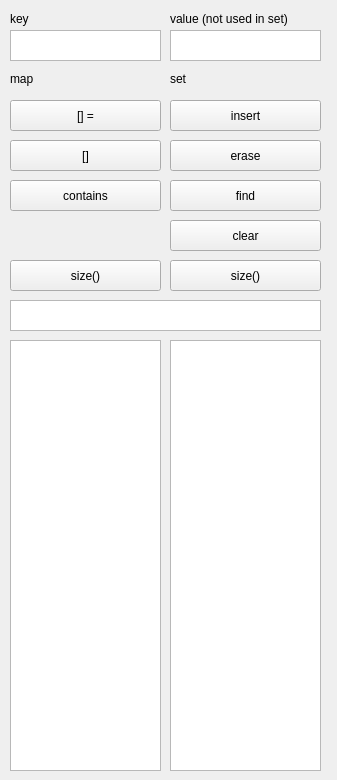
<?xml version="1.0" encoding="UTF-8"?>
<ui version="4.0">
 <class>mainwindow</class>
 <widget class="QWidget" name="mainwindow">
  <property name="geometry">
   <rect>
    <x>0</x>
    <y>0</y>
    <width>337</width>
    <height>780</height>
   </rect>
  </property>
  <property name="windowTitle">
   <string>mainwindow</string>
  </property>
  <widget class="QLabel" name="label">
   <property name="geometry">
    <rect>
     <x>10</x>
     <y>70</y>
     <width>66</width>
     <height>17</height>
    </rect>
   </property>
   <property name="text">
    <string>map</string>
   </property>
  </widget>
  <widget class="QLabel" name="label_2">
   <property name="geometry">
    <rect>
     <x>170</x>
     <y>70</y>
     <width>66</width>
     <height>17</height>
    </rect>
   </property>
   <property name="text">
    <string>set</string>
   </property>
  </widget>
  <widget class="QPlainTextEdit" name="plainTextEdit">
   <property name="geometry">
    <rect>
     <x>10</x>
     <y>30</y>
     <width>151</width>
     <height>31</height>
    </rect>
   </property>
  </widget>
  <widget class="QPlainTextEdit" name="plainTextEdit_2">
   <property name="geometry">
    <rect>
     <x>170</x>
     <y>30</y>
     <width>151</width>
     <height>31</height>
    </rect>
   </property>
  </widget>
  <widget class="QPushButton" name="pushButton">
   <property name="geometry">
    <rect>
     <x>10</x>
     <y>100</y>
     <width>151</width>
     <height>31</height>
    </rect>
   </property>
   <property name="text">
    <string>[] =</string>
   </property>
  </widget>
  <widget class="QPushButton" name="pushButton_3">
   <property name="geometry">
    <rect>
     <x>10</x>
     <y>180</y>
     <width>151</width>
     <height>31</height>
    </rect>
   </property>
   <property name="text">
    <string>contains</string>
   </property>
  </widget>
  <widget class="QLabel" name="label_3">
   <property name="geometry">
    <rect>
     <x>10</x>
     <y>10</y>
     <width>66</width>
     <height>17</height>
    </rect>
   </property>
   <property name="text">
    <string>key</string>
   </property>
  </widget>
  <widget class="QLabel" name="label_4">
   <property name="geometry">
    <rect>
     <x>170</x>
     <y>10</y>
     <width>181</width>
     <height>17</height>
    </rect>
   </property>
   <property name="text">
    <string>value (not used in set)</string>
   </property>
  </widget>
  <widget class="QPushButton" name="pushButton_4">
   <property name="geometry">
    <rect>
     <x>10</x>
     <y>260</y>
     <width>151</width>
     <height>31</height>
    </rect>
   </property>
   <property name="text">
    <string>size()</string>
   </property>
  </widget>
  <widget class="QPlainTextEdit" name="plainTextEdit_3">
   <property name="geometry">
    <rect>
     <x>10</x>
     <y>300</y>
     <width>311</width>
     <height>31</height>
    </rect>
   </property>
  </widget>
  <widget class="QPushButton" name="pushButton_5">
   <property name="geometry">
    <rect>
     <x>170</x>
     <y>100</y>
     <width>151</width>
     <height>31</height>
    </rect>
   </property>
   <property name="text">
    <string>insert</string>
   </property>
  </widget>
  <widget class="QPushButton" name="pushButton_6">
   <property name="geometry">
    <rect>
     <x>170</x>
     <y>140</y>
     <width>151</width>
     <height>31</height>
    </rect>
   </property>
   <property name="text">
    <string>erase</string>
   </property>
  </widget>
  <widget class="QPushButton" name="pushButton_7">
   <property name="geometry">
    <rect>
     <x>170</x>
     <y>220</y>
     <width>151</width>
     <height>31</height>
    </rect>
   </property>
   <property name="text">
    <string>clear</string>
   </property>
  </widget>
  <widget class="QPushButton" name="pushButton_8">
   <property name="geometry">
    <rect>
     <x>170</x>
     <y>180</y>
     <width>151</width>
     <height>31</height>
    </rect>
   </property>
   <property name="text">
    <string>find</string>
   </property>
  </widget>
  <widget class="QPushButton" name="pushButton_9">
   <property name="geometry">
    <rect>
     <x>170</x>
     <y>260</y>
     <width>151</width>
     <height>31</height>
    </rect>
   </property>
   <property name="text">
    <string>size()</string>
   </property>
  </widget>
  <widget class="QPushButton" name="pushButton_10">
   <property name="geometry">
    <rect>
     <x>10</x>
     <y>140</y>
     <width>151</width>
     <height>31</height>
    </rect>
   </property>
   <property name="text">
    <string>[]</string>
   </property>
  </widget>
  <widget class="QPlainTextEdit" name="plainTextEdit_4">
   <property name="geometry">
    <rect>
     <x>10</x>
     <y>340</y>
     <width>151</width>
     <height>431</height>
    </rect>
   </property>
  </widget>
  <widget class="QPlainTextEdit" name="plainTextEdit_5">
   <property name="geometry">
    <rect>
     <x>170</x>
     <y>340</y>
     <width>151</width>
     <height>431</height>
    </rect>
   </property>
  </widget>
 </widget>
 <resources/>
 <connections/>
</ui>
